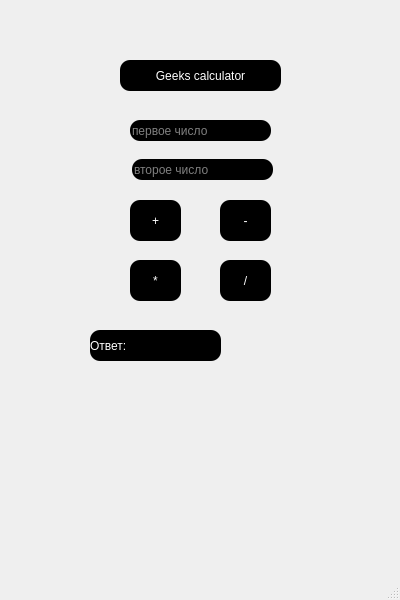
<?xml version="1.0" encoding="UTF-8"?>
<ui version="4.0">
 <class>MainWindow</class>
 <widget class="QMainWindow" name="MainWindow">
  <property name="geometry">
   <rect>
    <x>0</x>
    <y>0</y>
    <width>400</width>
    <height>600</height>
   </rect>
  </property>
  <property name="windowTitle">
   <string>MainWindow</string>
  </property>
  <widget class="QWidget" name="centralwidget">
   <widget class="QLabel" name="label">
    <property name="geometry">
     <rect>
      <x>120</x>
      <y>60</y>
      <width>161</width>
      <height>31</height>
     </rect>
    </property>
    <property name="styleSheet">
     <string notr="true">color: white;
background-color: black;
border-radius: 10px;
font: 12pt &quot;MS Shell Dlg 2&quot;;</string>
    </property>
    <property name="text">
     <string>Geeks calculator</string>
    </property>
    <property name="alignment">
     <set>Qt::AlignCenter</set>
    </property>
   </widget>
   <widget class="QLineEdit" name="input1">
    <property name="geometry">
     <rect>
      <x>130</x>
      <y>120</y>
      <width>141</width>
      <height>21</height>
     </rect>
    </property>
    <property name="styleSheet">
     <string notr="true">color: white;
background-color: black;
border-radius: 10px;</string>
    </property>
    <property name="placeholderText">
     <string>первое число</string>
    </property>
   </widget>
   <widget class="QLineEdit" name="input2">
    <property name="geometry">
     <rect>
      <x>132</x>
      <y>159</y>
      <width>141</width>
      <height>21</height>
     </rect>
    </property>
    <property name="styleSheet">
     <string notr="true">color: white;
background-color: black;
border-radius: 10px;</string>
    </property>
    <property name="placeholderText">
     <string>второе число</string>
    </property>
   </widget>
   <widget class="QPushButton" name="add">
    <property name="geometry">
     <rect>
      <x>130</x>
      <y>200</y>
      <width>51</width>
      <height>41</height>
     </rect>
    </property>
    <property name="styleSheet">
     <string notr="true">color: white;
background-color: black;
border-radius: 10px;</string>
    </property>
    <property name="text">
     <string>+</string>
    </property>
   </widget>
   <widget class="QPushButton" name="sub">
    <property name="geometry">
     <rect>
      <x>220</x>
      <y>200</y>
      <width>51</width>
      <height>41</height>
     </rect>
    </property>
    <property name="styleSheet">
     <string notr="true">font: 10pt &quot;MS Shell Dlg 2&quot;;
color: white;
background-color: black;
border-radius: 10px;</string>
    </property>
    <property name="text">
     <string>-</string>
    </property>
   </widget>
   <widget class="QPushButton" name="mult">
    <property name="geometry">
     <rect>
      <x>130</x>
      <y>260</y>
      <width>51</width>
      <height>41</height>
     </rect>
    </property>
    <property name="styleSheet">
     <string notr="true">color: white;
background-color: black;
border-radius: 10px;</string>
    </property>
    <property name="text">
     <string>*</string>
    </property>
   </widget>
   <widget class="QPushButton" name="div">
    <property name="geometry">
     <rect>
      <x>220</x>
      <y>260</y>
      <width>51</width>
      <height>41</height>
     </rect>
    </property>
    <property name="styleSheet">
     <string notr="true">color: white;
background-color: black;
border-radius: 10px;</string>
    </property>
    <property name="text">
     <string>/</string>
    </property>
   </widget>
   <widget class="QLabel" name="result">
    <property name="geometry">
     <rect>
      <x>90</x>
      <y>330</y>
      <width>131</width>
      <height>31</height>
     </rect>
    </property>
    <property name="styleSheet">
     <string notr="true">font: 14pt &quot;MS Shell Dlg 2&quot;;
color: white;
background-color: black;
border-radius: 10px;</string>
    </property>
    <property name="text">
     <string>Ответ:</string>
    </property>
   </widget>
  </widget>
  <widget class="QMenuBar" name="menubar">
   <property name="geometry">
    <rect>
     <x>0</x>
     <y>0</y>
     <width>400</width>
     <height>21</height>
    </rect>
   </property>
  </widget>
  <widget class="QStatusBar" name="statusbar"/>
 </widget>
 <resources/>
 <connections/>
</ui>
